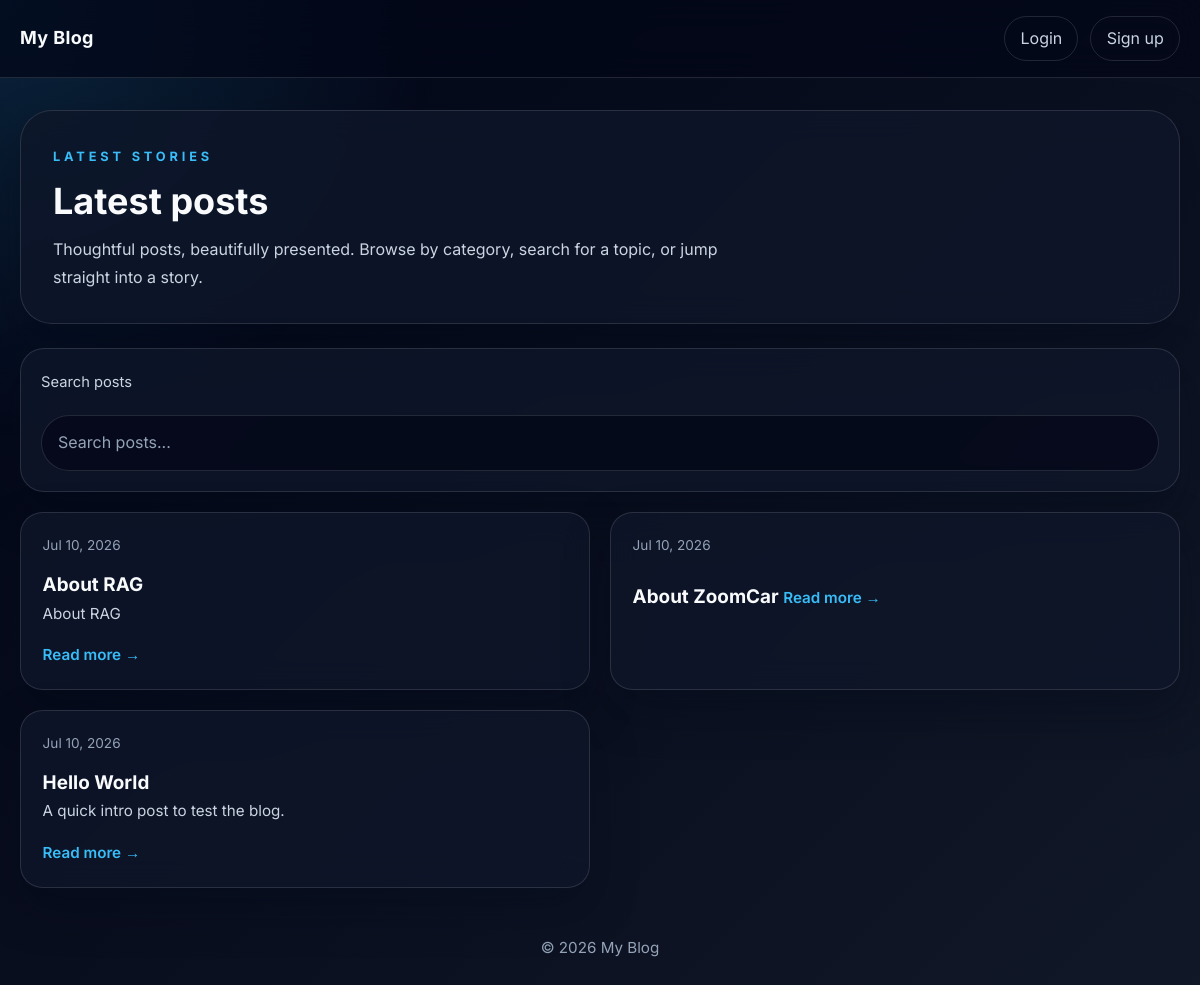
The app's page /, older data.
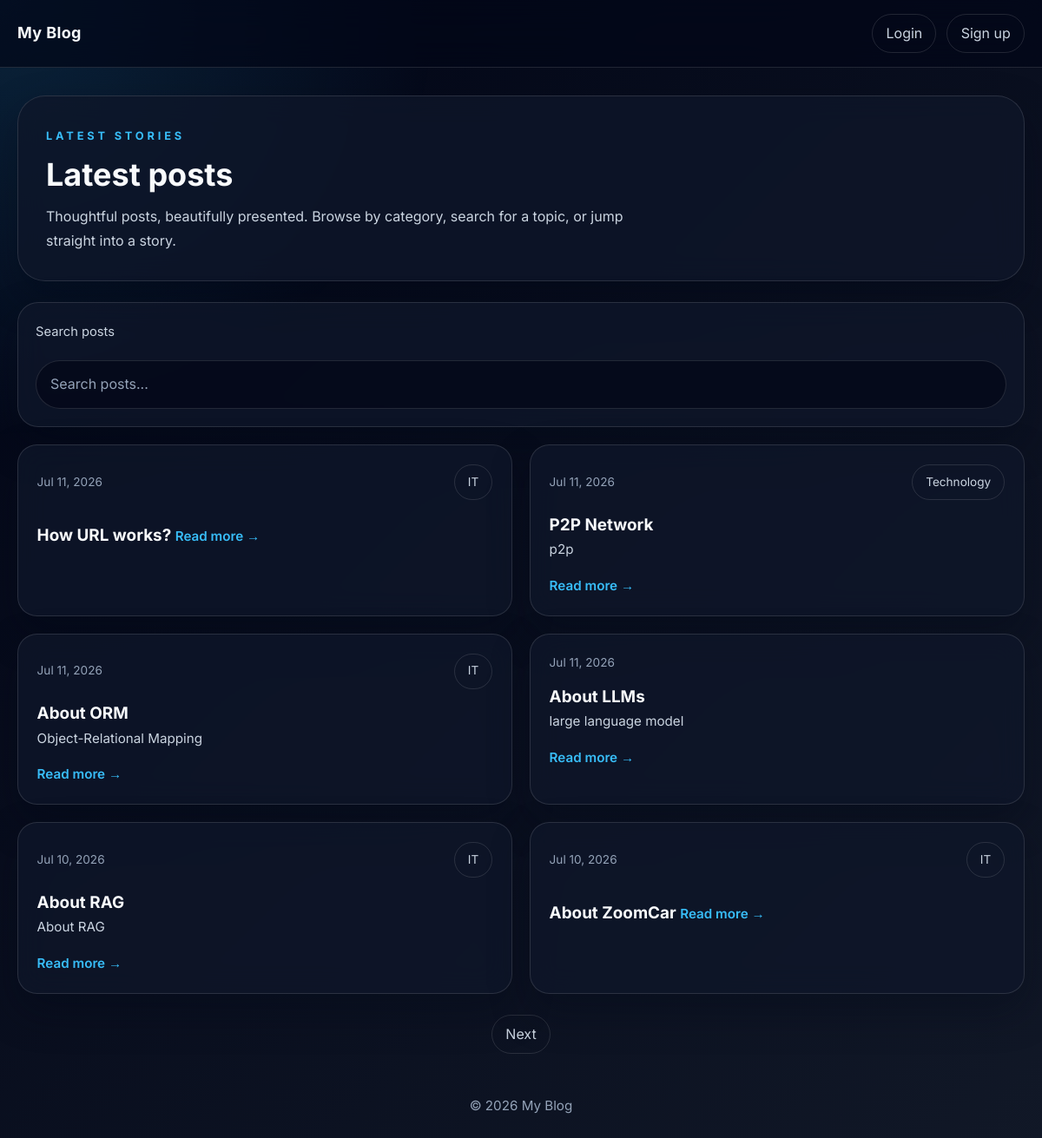
The same page, newer data.
### blog/models.py (models this page shows, shortened)
class Post(models.Model):
    title = models.CharField(max_length=200)
    slug = models.SlugField(unique=True)
    author = models.ForeignKey(User, on_delete=models.CASCADE)
    category = models.ForeignKey(Category, on_delete=models.SET_NULL, null=True, blank=True, related_name="posts")
    tags = models.ManyToManyField(Tag, blank=True, related_name="posts")
    content = models.TextField()
    excerpt = models.CharField(max_length=300, blank=True)
    cover_image = models.ImageField(upload_to="posts/", blank=True, null=True)
    published = models.BooleanField(default=False)
    created_at = models.DateTimeField(auto_now_add=True)
    updated_at = models.DateTimeField(auto_now=True)
    class Meta:
        ordering = ["-created_at"]
    def get_absolute_url(self):
        return reverse("blog:post_detail", kwargs={"slug": self.slug})

class Category(models.Model):
    name = models.CharField(max_length=100, unique=True)
    slug = models.SlugField(unique=True)
    class Meta:
        verbose_name_plural = "Categories"
        ordering = ["name"]

### blog/views.py (the view)
# urls.py: path("", views.PostListView.as_view(), name="post_list"),
class PostListView(ListView):
    model = Post
    template_name = "blog/post_list.html"
    context_object_name = "posts"
    paginate_by = 6
    def dispatch(self, request, *args, **kwargs):
        if request.user.is_authenticated and (request.user.is_staff or request.user.is_superuser):
            return dashboard(request)
        return super().dispatch(request, *args, **kwargs)
    def get_queryset(self):
        qs = Post.objects.filter(published=True)
        query = self.request.GET.get("q")
        if query:
            qs = qs.filter(Q(title__icontains=query) | Q(content__icontains=query))
        return qs
    def get_context_data(self, **kwargs):
        context = super().get_context_data(**kwargs)
        context["query"] = self.request.GET.get("q", "")
        context["categories"] = Category.objects.all()
        return context

### templates/blog/post_list.html (shortened to what this page needs)
{% extends "base.html" %}
{% block content %}
<section class="hero-card">
  <p class="hero-kicker">Latest stories</p>
  <h1 class="hero-title">Latest posts</h1>
  <p class="hero-copy">Thoughtful posts, beautifully presented. Browse by category, search for a topic, or jump straight into a story.</p>
</section>
<form method="get" class="panel">
  <label for="search-posts" class="form-label">Search posts</label>
  <input id="search-posts" type="text" name="q" value="{{ query }}" placeholder="Search posts..." class="search-box">
</form>
<div class="posts-grid">
  {% for post in posts %}
    <article class="post-card">
      <div class="post-meta">
        <span>{{ post.created_at|date:"M d, Y" }}</span>
        {% if post.category %}<span class="nav-chip">{{ post.category.name }}</span>{% endif %}
      </div>
      <a href="{{ post.get_absolute_url }}" class="post-title">{{ post.title }}</a>
      {% if post.excerpt %}<p class="post-excerpt">{{ post.excerpt }}</p>{% endif %}
      <a href="{{ post.get_absolute_url }}" class="read-more">Read more →</a>
    </article>
  {% empty %}
    <div class="empty-state">No posts yet.</div>
  {% endfor %}
</div>
{% if is_paginated %}
<div class="editor-actions" style="justify-content:center; margin-top:1.5rem;">
  {% if page_obj.has_next %}<a class="nav-chip" href="?page={{ page_obj.next_page_number }}">Next</a>{% endif %}
</div>
{% endif %}
{% endblock %}

Row changes from the older to the newer data that the page shows:
no longer on this page (row unchanged): Post: created_at "Jul 10, 2026", title "Hello World", excerpt "A quick intro post to test the blog."
added Post: created_at "Jul 11, 2026", category.name "IT", title "How URL works?"
added Post: created_at "Jul 11, 2026", category.name "Technology", title "P2P Network", excerpt "p2p"
added Post: created_at "Jul 11, 2026", category.name "IT", title "About ORM", excerpt "Object-Relational Mapping"
added Post: created_at "Jul 11, 2026", title "About LLMs", excerpt "large language model"
changed Post "About RAG": category_id empty → 2 (drawn); category.name (not shown) → "IT"
changed Post "About ZoomCar": category_id empty → 2 (drawn); category.name (not shown) → "IT"
Text that changed along with them:
text now shown: "Next"
